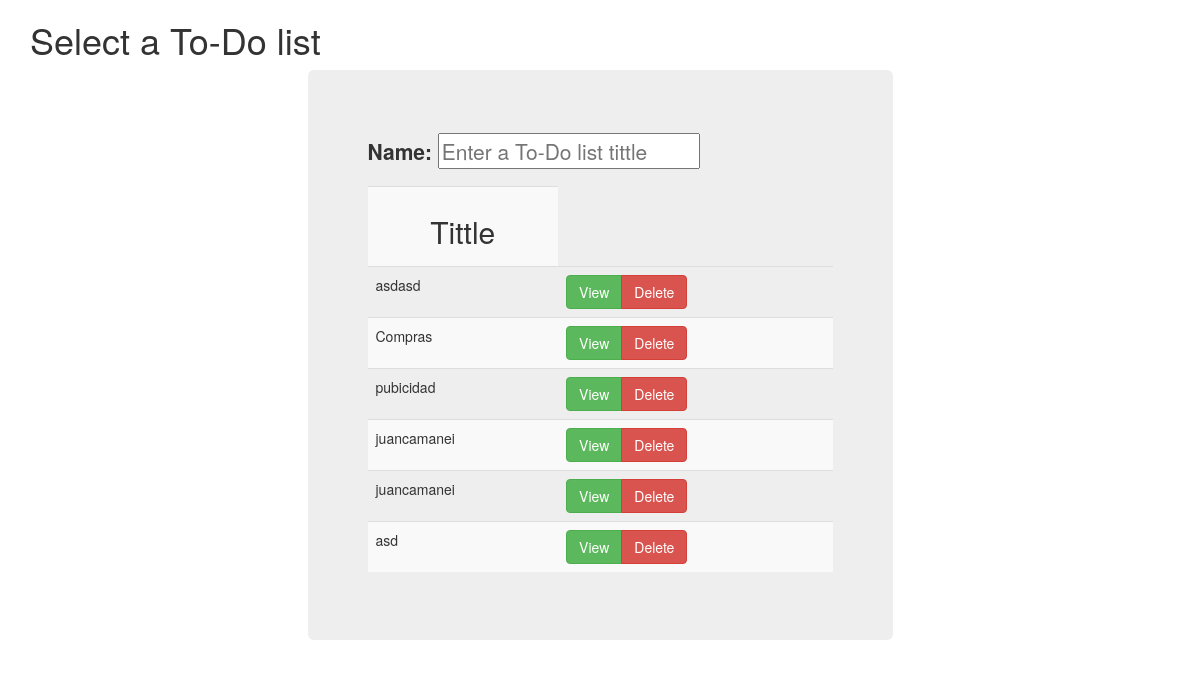
The page / on the database its author committed.
### lists/models.py (models this page shows, shortened)
class List(models.Model):
    name = models.TextField(default='To-Do List')

### lists/views.py (the view)
# urls.py: url(r'^$', views.home_page, name='home'),
def home_page(request):
    lists = List.objects.all()
    form = ListForm()
    return render(request, 'home.html', { 'lists' : lists, 'form' : form})

### lists/forms.py
class ListForm(forms.models.ModelForm):
    name = forms.CharField( max_length = 70 ,widget=forms.TextInput(attrs={
                'placeholder': 'Enter a To-Do list tittle',}),)
    class Meta:
        model = List
        fields = ('name',)

### lists/templates/home.html (shortened to what this page needs)
{% extends 'base.html' %}
{% block header_text %}Select a To-Do list {% endblock %}
{% block body %}
<div>
               <form action="{% url "new_list" %}" method="POST">
                     {{form.as_p}}
                </form>
    </div>
<div class="table-responsive">
    <table class="table table-striped" name="tabla">
        <tr>
            <th><h2><center>Tittle</center></h2></th>
        </tr>
            {% for list in lists %}
        <tr>
                <td>{{list.name}}</td>
             <td>
                <div class="btn-group">
                    <a class="btn btn-success" name="view" href="#" onclick="window.location='{% url "view_list" pk=list.id %}'">
                        View
                    </a>
                    <a class="btn btn-danger" name="delete" href="#" onclick="window.location='{% url "delete_list" pk=list.id %}'">
                        Delete
                    </a>
                    </div>
            </td>
     </tr>
        {% endfor %}
    </table>
    </div>
{% endblock %}

### rows shown on the page
List: name "asdasd"
List: name "Compras"
List: name "pubicidad"
List: name "juancamanei"
List: name "juancamanei"
List: name "asd"
